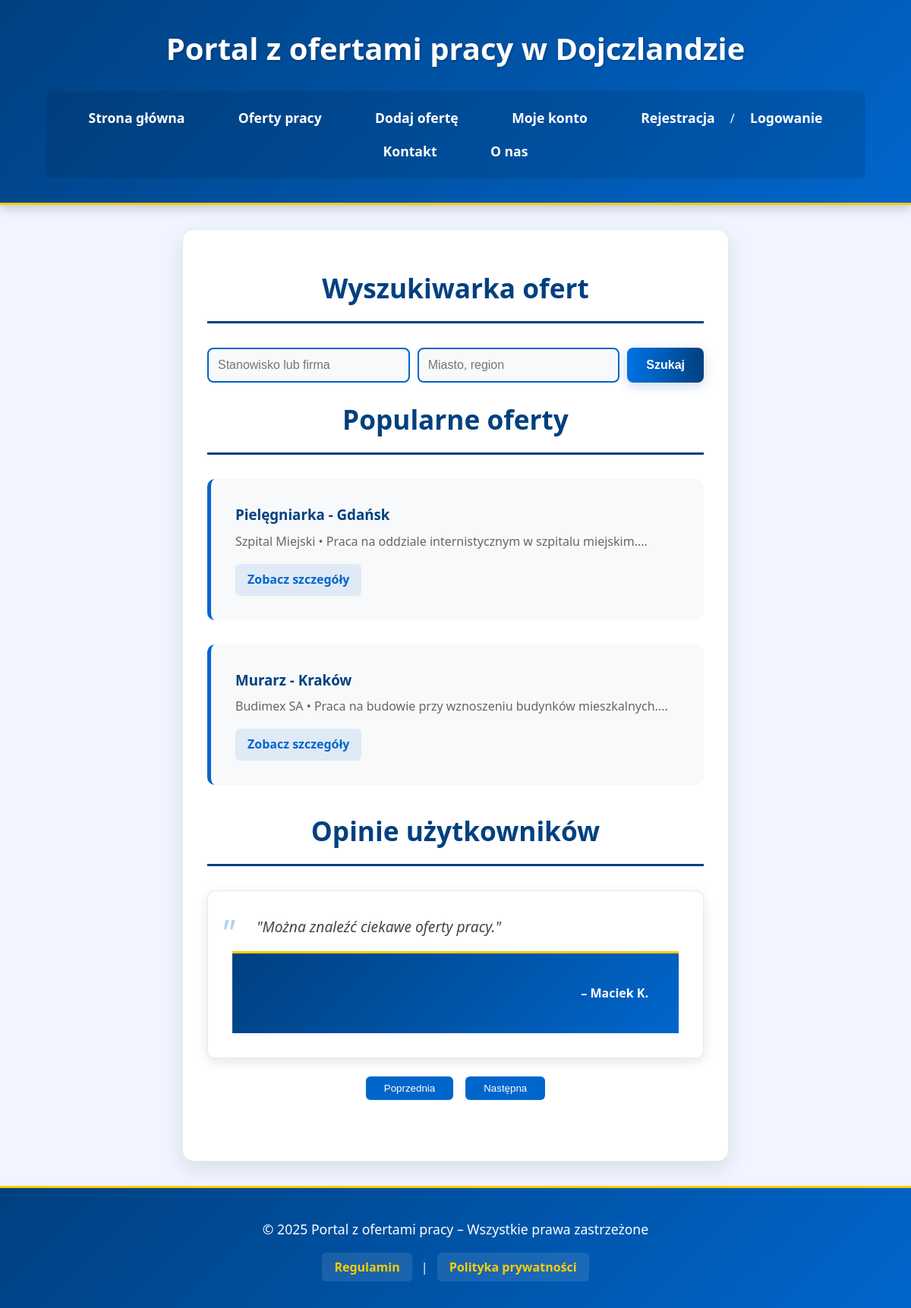
The page / on the database its author committed.
### tables this page shows
CREATE TABLE `oferty` (
  `id` int(11) NOT NULL,
  `tytul` varchar(255) NOT NULL,
  `opis` text NOT NULL,
  `firma` varchar(255) NOT NULL,
  `lokalizacja` varchar(255) DEFAULT NULL,
  `wynagrodzenie_min` decimal(10,2) DEFAULT NULL,
  `wynagrodzenie_max` decimal(10,2) DEFAULT NULL,
  `typ_pracy` enum('pełny etat','część etatu','tymczasowa','staż','praktyka','freelance') DEFAULT 'pełny etat',
  `zdalna` tinyint(1) DEFAULT 0,
  `termin_aplikacji` date DEFAULT NULL,
  `kategoria` varchar(100) DEFAULT NULL,
  `data_dodania` datetime DEFAULT current_timestamp(),
  `id_pracodawcy` int(11) NOT NULL
);

CREATE TABLE `opinie` (
  `id` int(11) NOT NULL,
  `id_uzytkownika` int(11) NOT NULL,
  `tresc` text DEFAULT NULL,
  `ocena` int(11) DEFAULT NULL CHECK (`ocena` between 1 and 5),
  `data_dodania` datetime DEFAULT current_timestamp()
);

CREATE TABLE `uzytkownicy` (
  `id` int(11) NOT NULL,
  `imie` varchar(100) DEFAULT NULL,
  `nazwisko` varchar(100) DEFAULT NULL,
  `email` varchar(255) NOT NULL,
  `telefon` varchar(20) DEFAULT NULL,
  `zdjecie_profilowe` varchar(255) DEFAULT NULL,
  `haslo` varchar(255) NOT NULL,
  `opis` text DEFAULT NULL,
  `rola` enum('uzytkownik','pracodawca','admin') DEFAULT 'uzytkownik',
  `aktywny` tinyint(1) DEFAULT 1,
  `data_rejestracji` datetime DEFAULT current_timestamp(),
  `ostatnie_logowanie` datetime DEFAULT NULL,
  `pensja` decimal(10,2) DEFAULT NULL
);

### index.php (the view, shortened to what this page needs)
<?php
require_once 'config.php';
$popularne_oferty = [];
try {
    $stmt = $conn->prepare("SELECT o.id, o.tytul, o.firma, o.lokalizacja, o.opis
                           FROM oferty o
                           ORDER BY RAND() LIMIT 2");
    $stmt->execute();
    $result = $stmt->get_result();
    while ($row = $result->fetch_assoc()) {
        $popularne_oferty[] = $row;
    }
} catch (Exception $e) {
    die("Wystąpił błąd: " . $e->getMessage());
}
$opinie = [];
try {
    $stmt = $conn->prepare("SELECT o.tresc, u.imie, u.nazwisko
                           FROM opinie o
                           JOIN uzytkownicy u ON o.id_uzytkownika = u.id
                           ORDER BY o.data_dodania DESC LIMIT 3");
    $stmt->execute();
    $result = $stmt->get_result();
    while ($row = $result->fetch_assoc()) {
        $opinie[] = $row;
    }
} catch (Exception $e) {
    die("Wystąpił błąd: " . $e->getMessage());
}
?>
<!DOCTYPE html>
<html lang="pl">
<head>
    <link rel="stylesheet" href="styleindex.css">
</head>
<body>
<header>
    <h1>Portal z ofertami pracy w Dojczlandzie</h1>
    <nav>
        <ul>
            <li><a href="index.php">Strona główna</a></li>
            <li><a href="lista_ofert.php">Oferty pracy</a></li>
            <li><a href="dodaj_oferte.php">Dodaj ofertę</a></li>
            <li><a href="konto.php">Moje konto</a></li>
            <li><a href="rejestracja.php">Rejestracja</a> / <a href="logowanie.php">Logowanie</a></li>
            <li><a href="kontakt.php">Kontakt</a></li>
            <li><a href="o_nas.php">O nas</a></li>
        </ul>
    </nav>
</header>
<main>
    <section id="wyszukiwarka">
        <h2>Wyszukiwarka ofert</h2>
        <div class="search-form">
            <input type="text" id="search-keyword" placeholder="Stanowisko lub firma">
            <input type="text" id="search-location" placeholder="Miasto, region">
            <button onclick="submitSearch()">Szukaj</button>
        </div>
    </section>
    <section id="popularne-oferty">
        <h2>Popularne oferty</h2>
        <?php foreach ($popularne_oferty as $oferta): ?>
            <div class="oferta">
                <h3><?= htmlspecialchars($oferta['tytul']) ?> - <?= htmlspecialchars($oferta['lokalizacja']) ?></h3>
                <p><?= htmlspecialchars($oferta['firma']) ?> • <?= htmlspecialchars(substr($oferta['opis'], 0, 100)) ?>...</p>
                <a href="oferta_szczegoly.php?id=<?= $oferta['id'] ?>">Zobacz szczegóły</a>
            </div>
        <?php endforeach; ?>
    </section>
    <section id="opinie">
        <h2>Opinie użytkowników</h2>
        <div class="slider-container">
            <?php foreach ($opinie as $index => $opinia): ?>
                <div class="opinia <?= $index === 0 ? 'aktywna' : '' ?>">
                    <blockquote>"<?= htmlspecialchars($opinia['tresc']) ?>"</blockquote>
                    <footer>– <?= htmlspecialchars($opinia['imie'] . ' ' . substr($opinia['nazwisko'], 0, 1)) ?>.</footer>
                </div>
            <?php endforeach; ?>
            <div class="slider-nav">
                <button id="poprzednia">Poprzednia</button>
                <button id="nastepna">Następna</button>
            </div>
        </div>
    </section>
</main>
<footer>
    <p>&copy; 2025 Portal z ofertami pracy – Wszystkie prawa zastrzeżone</p>
    <a href="regulamin.php">Regulamin</a> | <a href="polityka_prywatnosci.php">Polityka prywatności</a>
</footer>
</body>
</html>

### styleindex.css (style rules this page uses)
* { margin: 0; padding: 0; box-sizing: border-box; }
body { font-family: 'Segoe UI', Roboto, Oxygen, Ubuntu, Cantarell, 'Open Sans', 'Helvetica Neue', sans-serif; background-color: #f0f5ff; color: #333; line-height: 1.6; min-height: 100vh; display: grid; grid-template-columns: 1fr 3fr 1fr; grid-template-areas: "header header header" "left main right" "footer footer footer"; }
header { grid-area: header; background: linear-gradient(135deg, #004080 0%, #0066cc 100%); color: #fff; padding: 2rem 0; text-align: center; box-shadow: 0 4px 15px rgba(0, 0, 0, 0.2); border-bottom: 3px solid #ffcc00; }
header h1 { margin-bottom: 1.5rem; font-size: 2.5rem; font-weight: 700; text-shadow: 1px 1px 3px rgba(0, 0, 0, 0.3); }
nav ul { list-style: none; padding: 0; margin: 1.5rem 0 0; display: flex; justify-content: center; flex-wrap: wrap; background-color: rgba(0, 0, 0, 0.1); padding: 0.8rem; border-radius: 8px; max-width: 90%; margin: 0 auto; }
nav ul li { margin: 0.5rem 1.2rem; }
nav ul li a { color: #fff; text-decoration: none; font-weight: 600; padding: 0.5rem 1rem; position: relative; transition: all 0.3s ease; font-size: 1.1rem; }
main { grid-area: main; padding: 3rem 2rem; margin: 2rem 0; background-color: #fff; border-radius: 15px; box-shadow: 0 10px 30px rgba(0, 0, 0, 0.1); border: 1px solid rgba(0, 64, 128, 0.1); }
main h2 { color: #004080; font-size: 2.2rem; margin-bottom: 2rem; padding-bottom: 1rem; border-bottom: 3px solid #004080; font-weight: 700; text-align: center; }
input[type="text"], input[type="email"], input[type="password"], textarea, select { width: 100%; padding: 1rem; font-size: 1.1rem; border: 2px solid #ddd; border-radius: 10px; background-color: #f8f9fa; transition: all 0.3s ease; }
.oferta { background-color: #f8f9fa; border-radius: 10px; padding: 2rem; margin-bottom: 2rem; border-left: 5px solid #0066cc; transition: all 0.3s ease; }
.oferta h3 { color: #004080; margin-bottom: 0.5rem; }
.oferta p { color: #666; margin-bottom: 1rem; }
.oferta a { color: #0066cc; font-weight: 600; text-decoration: none; transition: all 0.3s ease; display: inline-block; padding: 0.5rem 1rem; border-radius: 6px; background-color: rgba(0, 102, 204, 0.1); }
.slider-container { position: relative; margin: 2rem 0; }
.opinia { display: none; background-color: #fff; padding: 2rem; border-radius: 10px; box-shadow: 0 5px 15px rgba(0, 0, 0, 0.1); border: 1px solid rgba(0, 64, 128, 0.1); }
.opinia.aktywna { display: block; animation: fadeIn 0.5s ease; }
.opinia blockquote { font-style: italic; font-size: 1.2rem; color: #444; margin-bottom: 1rem; position: relative; padding-left: 2rem; }
.opinia blockquote::before { content: '"'; font-size: 3rem; color: #0066cc; opacity: 0.3; position: absolute; left: -1rem; top: -1rem; }
.opinia footer { text-align: right; font-weight: 600; color: #ffffff; }
.slider-nav { display: flex; justify-content: center; gap: 1rem; margin-top: 1.5rem; }
.slider-nav button { padding: 0.5rem 1.5rem; background-color: #0066cc; color: white; border: none; border-radius: 6px; cursor: pointer; transition: all 0.3s ease; }
footer { grid-area: footer; text-align: center; padding: 2.5rem; background: linear-gradient(135deg, #004080 0%, #0066cc 100%); color: #fff; margin-top: auto; border-top: 3px solid #ffcc00; }
footer p { margin-bottom: 1.5rem; font-size: 1.1rem; }
footer a { color: #ffcc00; text-decoration: none; font-weight: 600; transition: all 0.3s ease; padding: 0.5rem 1rem; border-radius: 6px; background-color: rgba(255, 255, 255, 0.1); margin: 0 0.5rem; }
.search-form { display: flex; gap: 10px; margin-bottom: 20px; }
.search-form input { flex: 1; padding: 12px; border: 2px solid #0066cc; border-radius: 8px; font-size: 16px; transition: all 0.3s ease; }
.search-form button { background: linear-gradient(to right, #0073e6, #004080); color: white; border: none; border-radius: 8px; padding: 0 25px; font-size: 16px; font-weight: 600; cursor: pointer; transition: all 0.3s ease; box-shadow: 0 4px 15px rgba(0, 64, 128, 0.2); }

### rows shown on the page
oferty: tytul "Pielęgniarka", lokalizacja "Gdańsk", firma "Szpital Miejski", opis "Praca na oddziale internistycznym w szpitalu miejskim."
oferty: tytul "Murarz", lokalizacja "Kraków", firma "Budimex SA", opis "Praca na budowie przy wznoszeniu budynków mieszkalnych."
opinie: tresc "Można znaleźć ciekawe oferty pracy.", uzytkownicy.imie+nazwisko "Maciek K"
